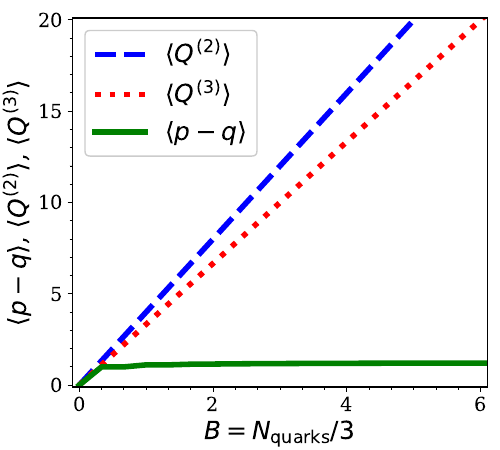

Write the Python code that produced this figure.
import matplotlib.pyplot as plt
from matplotlib.lines import Line2D
import numpy as np
import os
from pylab import *
from matplotlib import ticker
from matplotlib.ticker import ScalarFormatter
import matplotlib.patches as patches
sformatter=ScalarFormatter(useOffset=True,useMathText=True)
sformatter.set_scientific(True)
sformatter.set_powerlimits((-2,3))

#plt.ticklabel_format(style='sci', axis='y', scilimits=(0,0))

font = {'family' : 'serif',
        'weight' : 'normal',
        'size'   : 14}
plt.rc('font', **font)
plt.rc('text', usetex=False)
plt.figure(figsize=(5,4.5))
fig = plt.figure(1)
x0=0.145
plotwidth=1.0-x0-0.025



mydata = np.loadtxt('pminusq_vs_B.txt',skiprows=0,unpack=True)
nq=mydata[0]
B=nq/3.0
Q2=mydata[1]
pminusq=mydata[2]
Q3=mydata[3]
#############################################

ax = fig.add_axes([x0,0.14,plotwidth,0.82])

plt.plot(B,Q2,linestyle='--',lw=4,color='b',label="$\langle Q^{(2)}\\rangle$")

#plt.plot(B,4*B,linestyle='--',lw=1,color='b',label="$\langle Q^{(2)}\\rangle$")

plt.plot(B,Q3,linestyle='dotted',lw=4,color='r',label="$\langle Q^{(3)}\\rangle$")
plt.plot(B,pminusq,linestyle='-',lw=4,color='g',label="$\langle p-q\\rangle$")

ax.tick_params(axis='both', which='major', labelsize=14)
ax.set_xticks(np.arange(0,10,2), minor=False)
ax.set_xticklabels(np.arange(0,10,2), minor=False, family='serif')
ax.set_xticks(np.arange(0,10,0.333333333333), minor=True)
ax.xaxis.set_major_formatter(ticker.FormatStrFormatter('%d'))
plt.xlim(-0.1,6.1)

ax.set_yticks(np.arange(0,50,5), minor=False)
ax.set_yticklabels(np.arange(0,50,5), minor=False, family='serif')
ax.set_yticks(np.arange(0,50,1), minor=True)
ax.yaxis.set_major_formatter(ticker.FormatStrFormatter('%0d'))
plt.ylim(-0.1,20.1)

plt.xlabel('$B=N_{\\rm quarks}/3$', fontsize=18, weight='normal')
plt.ylabel('$\langle p-q\\rangle$, $\langle Q^{(2)}\\rangle$, $\langle Q^{(3)}\\rangle$',fontsize=18)


  
ax.legend(framealpha=100, loc="upper left",fontsize='18')


#############################################

plt.savefig('pminusq.pdf',format='pdf')
os.system('open -a Preview pminusq.pdf')
